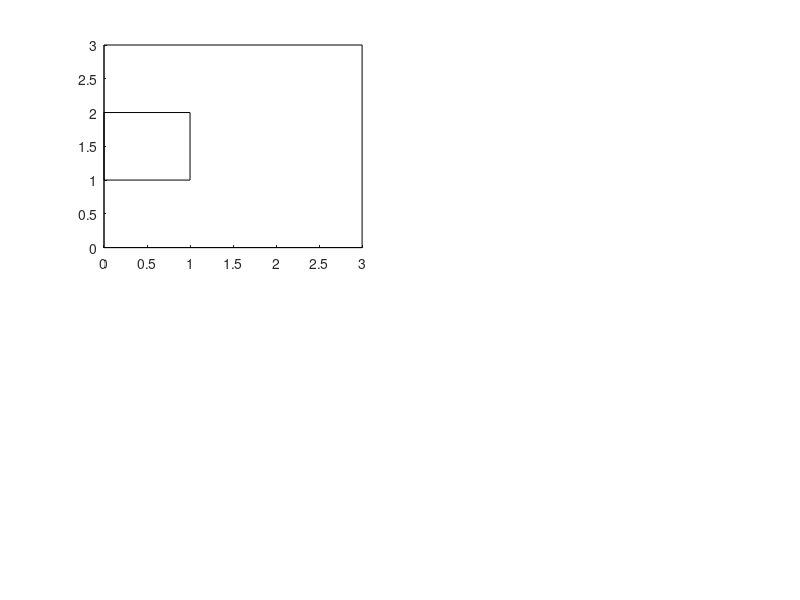

This chart was generated by the following MATLAB code: (Note: this script raises an error after producing the figure.)
clear all;clc;close all;
addpath ../../functions
addpath ../../soundfiles/generic
addpath ../../simLocUS
addpath ../../structures

%% Variables
% Room
ROOM.xyz = [3 3 3]; % room coordinates
ROOM.T = 24; % room temperature
ROOM.H = 75; % room humidity
% Receiver
REC.xyz = [0.7 ROOM.xyz(2)/2 1.7]; % receiver coordinates
REC.d = 1; % receiver distance in relation to the source
REC.DX = 29.2*1e-2; % receiver: microphone interdistance
REC.th = [-45 45]; % receiver theta
% Audio settings
AUDIO.name = 'mosquito2.wav'; % audio(source) file name
BLK_t = 100*1e-3; % block time size
N = 10/BLK_t; % number of blocks used
fl = 100; % lower frequency bound
fh = 18e3; % higher frequency bound
% Trajectory settings
tm = 1; % trajectory distance from center (90degrees)
% Algorithm settings
MED_t = 1e-3; % maximum estimated delay
C = 20.05*sqrt(273.15+ROOM.T); % sound velocity
AOA = zeros(N,length(REC.th)); % angle of arrival
AOA_error = AOA; % angle of arrival error
TRAJ.th = zeros(N,length(REC.th)); % trajectory theta/azimuth
% Figures
mainf=figure;
errorf=figure;

for i=1:length(REC.th)
    %% Create shed and room
    figure(mainf);
    subplot(2,length(REC.th),i)
    % empty room
    r1=rectangle('Position',[0 0 ROOM.xyz(1:2)]);
    % shed
    r2=rectangle('Position',[0 REC.xyz(2)-1/2 1 1]);
    r2.FaceColor = [.9 .9 .9];
    % receiver mark
    hold on;
    plot(REC.xyz(1), REC.xyz(2), 'r*')
    % receiver auxiliary line
    rec_line = [0 -REC.DX/2 0; 0 REC.DX/2 0];
    rec_line = rotationMatrix(rec_line, -REC.th(i), 0);
    rec_line = rec_line + REC.xyz;
    plot(rec_line(:,1), rec_line(:,2), 'r');
    plot(rec_line(:,1), rec_line(:,2), 'r>');
    hold off;
    % adjust axis
    axis equal
    xlim([0 ROOM.xyz(1)])
    ylim([0 ROOM.xyz(2)])

    %% Create line
    TRAJ.y = linspace(-tm,tm,N)' + REC.xyz(2);
    TRAJ.x = ones(N,1)*(REC.xyz(1)+REC.d);
    TRAJ.z = ones(N,1)*REC.xyz(3);
    TRAJ.xyz = [TRAJ.x TRAJ.y TRAJ.z];
    TRAJ.th(:,i) = linspace(45,135,N) + REC.th(i);
    % draw line
    hold on;
    plot(TRAJ.xyz(:,1), TRAJ.xyz(:,2),'b')
    plot(TRAJ.xyz(1,1), TRAJ.xyz(1,2),'b*')
    hold off;

    %% Algorithm
    % read audio
    [AUDIO.y, CH.fs] = audioread(AUDIO.name);

    % correlation range estimation
    MED_N = MED_t * CH.fs;
    CR = round(MED_N);
    % get block sample size
    BLK_N = BLK_t * CH.fs; % get audio samples <=> 100ms

    % == SIM STEREO CONFIG ==
    SS.REC.type = 0; % no surfaces around the microphone
    SS.REC.struct = 'recstruct';
    SS.REC.loc = REC.xyz;
    SS.REC.th = REC.th(i);
    SS.REC.phi = 0;
    SS.REC.mic.dmf = 1;

    SS.ROOM.size = ROOM.xyz;
    SS.ROOM.coeff = [0 0 0];
    SS.ROOM.MR = 0;
    SS.ROOM.R = Room();
    SS.ROOM.R.T = ROOM.T;
    SS.ROOM.R.H = ROOM.H;
    SS.ROOM.R.fs = CH.fs;
    SS.ROOM.R.fl = fl;
    SS.ROOM.R.fh = fh;

    SS.AUDIO.fs = CH.fs;
    SS.AUDIO.fl = fl;
    SS.AUDIO.fh = fh;
    % == EndOfConfig ==

    % predictor loop
    ELAPSED=0;
    for j=1:N
        i1 = 1+(j-1)*BLK_N;
        i2 = j*BLK_N;
        SS.AUDIO.s = AUDIO.y(i1 : i2, 1);
        SPK.loc = TRAJ.xyz(j,:);
        [CH.L, CH.R] = sim_stereo(SS.REC, SS.ROOM, SPK, SS.AUDIO, 1);
        TMR=tic;
        [AOA(j,i),~] = detect_az3(CH, CR, C, REC.DX); %pred v3 (spline interp)
%         [AOA(j,i),~] = detect_az2(CH, CR, C, REC.DX); %pred v2 (3point interp)
    %     AOA(j,i) = detect_az1(CH, CR, C, REC.DX); %pred v1 (non-interp)
        ELAPSED=ELAPSED+toc(TMR);
    end
    ELAPSED = ELAPSED/N;
    fprintf("========== RECEIVER THETA: %dº ==========\n", REC.th(i));
    fprintf("Predictor avg time: %.3f us\n", ELAPSED*1e6);
    fprintf("AOA: min=%.1fº max=%.1fº\n",min(AOA(:,i)),max(AOA(:,i)));
    
    AOA_error(:,i) = abs(AOA(:,i) - TRAJ.th(:,i));
end

%% Adjust labels
figure(mainf)
subplot(2,length(REC.th),1)
xlabel('m','Rotation',0)
ylabel('m','Rotation',0)
subplot(2,length(REC.th),2)
xlabel('m','Rotation',0)
ylabel('m','Rotation',0)

%% Final figures
figure(mainf);
subplot(2,length(REC.th),length(REC.th)+1:2*length(REC.th));
plot(TRAJ.th, AOA,'b')
hold on;
plot(TRAJ.th, TRAJ.th, 'r:')
hold off;
xlabel('AOA Reference (º)')
ylabel('AOA Predictor (º)')

figure(errorf);
subplot(2,1,1)
plot(TRAJ.th, AOA_error, 'b')
subplot(2,1,2)
semilogy(TRAJ.th, AOA_error, 'b')
axh=axes(errorf,'visible','off');
axh.Title.Visible='on';
axh.XLabel.Visible='on';
axh.YLabel.Visible='on';
xlabel(axh,'AOA Reference (º)')
ylabel(axh,'AOA Error (º)')
SIM.TRAJ.th = reshape(TRAJ.th,[],1);
SIM.AOA = reshape(AOA,[],1);
SIM.AOA_error = reshape(AOA_error,[],1);
save('sim_line.mat','-struct','SIM');